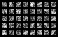

Write the Python code that produced this figure.

from __future__ import print_function
import argparse
import numpy as np
import torch
import torch.nn as nn
import torch.nn.functional as F
import torch.optim as optim
from torchvision import datasets, transforms
from torchvision.utils import save_image, make_grid
from sklearn.metrics import confusion_matrix

# from einops import rearrange, reduce
import matplotlib.pyplot as plt

def hello_world():
    print("Hello World")

# DESCRIBing THE CNN ARCHITECTURE 
class CNN(nn.Module):
    def __init__(self):
        super(CNN, self).__init__()
        self.conv1 = nn.Conv2d(1, 40, 5, 1)
        self.conv2 = nn.Conv2d(40, 80, 5, 1)
        self.fc1 = nn.Linear(4*4*80, 500)
        self.fc2 = nn.Linear(500, 10)

    def forward(self, x):
        x = F.relu(self.conv1(x))
        x = F.max_pool2d(x, 2, 2)
        x = F.relu(self.conv2(x))
        x = F.max_pool2d(x, 2, 2)
        x = x.view(-1,4*4*80)
        x = F.relu(self.fc1(x))
        x = self.fc2(x)

        return F.log_softmax(x, dim=1)

def train(args, model, device, train_loader, optimizer, epoch):

    # ANNOTATION 1: Enter train mode
    model.train()
    train_loss = 0

    # ANNOTATION 2: Iterate over batches
    for batch_idx, (data, target) in enumerate(train_loader):
        data, target = data.to(device), target.to(device)

        # ANNOTATION 3: Reset gradients
        optimizer.zero_grad()
        output = model(data)

        # ANNOTATION 4: Calculate the loss
        loss = F.nll_loss(output, target)
        loss.backward()
        optimizer.step()

        train_loss += loss.item()

        if batch_idx % args.log_interval == 0:
            print('\rTrain Epoch: {} [{}/{} ({:.0f}%)]\tLoss: {:.6f}'.format(
                epoch, batch_idx * len(data), len(train_loader.dataset),
                100. * batch_idx / len(train_loader), loss.item()), end='')

    train_loss /= len(train_loader)
    print(f"\rTrain Epoch: {epoch: 3} \t| Train set: Average loss: {train_loss:.4f}{' '*50}")

def test(args, model, device, test_loader, epoch):

    model.eval()
    test_loss = 0
    correct = 0

    # stop tracking gradients
    with torch.no_grad():
        for data, target in test_loader:
            data, target = data.to(device), target.to(device)
            output = model(data)
            test_loss += F.nll_loss(output, target, reduction='sum').item() # sum up batch loss
            pred = output.argmax(dim=1, keepdim=True) # get the index of the max log-probability
            correct += pred.eq(target.view_as(pred)).sum().item()

    test_loss /= len(test_loader.dataset)

    print('Test set: Average loss: {:.4f}, Accuracy: {}/{} ({:.0f}%)\n'.format(
        test_loss, correct, len(test_loader.dataset),
        100. * correct / len(test_loader.dataset)))

    #############################################
    # TODO: on final epoch, extract filters from model.conv1 and save them 
    # as an image. 
    # you can use the "save_image" function for this
    # get samples
    #############################################


    # fill in code here  
    #on final epoch, extract filters from model.conv1 and save them
    #as an image. you can use the "save_image" function for this
    #get samples
    if epoch == args.epochs:
        #get samples
        samples = model.conv1.weight.data.cpu()
        #save samples
        save_image(samples, 'prob4_CNN.png', nrow=8, normalize=True, range=(-1,1))
            
    #############################################

    if epoch == args.epochs:
        #create confusion_matrix
        predictions = []
        for data, target in test_loader:
            data, target = data.to(device), target.to(device)
            output = model(data)
            pred = output.argmax(dim=1, keepdim=True)
            predictions.append(pred.cpu().numpy())
        predictions = np.concatenate(predictions)
        #get targets
        targets = []
        for data, target in test_loader:
            targets.append(target.cpu().numpy())
        targets = np.concatenate(targets)

        cm = confusion_matrix(targets, predictions)

        #plot confusion matrix
        plt.figure(figsize=(10,10))
        plt.imshow(cm, cmap='Blues')
        plt.xlabel('Predicted')
        plt.ylabel('Actual')
        plt.xticks(np.arange(10))
        plt.yticks(np.arange(10))
        plt.title('Confusion Matrix')
        plt.savefig('prob4_confusion_matrix.png')
        #plt.show()
    




def main():
    # Training settings
    parser = argparse.ArgumentParser(description='PyTorch MNIST Example')
    parser.add_argument('--batch-size', type=int, default=64, metavar='N',
                        help='input batch size for training (default: 64)')
    parser.add_argument('--test-batch-size', type=int, default=1000, metavar='N',
                        help='input batch size for testing (default: 1000)')
    parser.add_argument('--epochs', type=int, default=5, metavar='N',
                        help='number of epochs to train (default: 5)')
    parser.add_argument('--lr', type=float, default=0.01, metavar='LR',
                        help='learning rate (default: 0.01)')
    parser.add_argument('--momentum', type=float, default=0.5, metavar='M',
                        help='SGD momentum (default: 0.5)')
    parser.add_argument('--no-cuda', action='store_true', default=False,
                        help='disables CUDA training')
    parser.add_argument('--seed', type=int, default=1, metavar='S',
                        help='random seed (default: 1)')
    parser.add_argument('--log-interval', type=int, default=10, metavar='N',
                        help='how many batches to wait before logging training status')

    parser.add_argument('--save-model', action='store_true', default=True,
                        help='For Saving the current Model')
    args = parser.parse_args()
    use_cuda = not args.no_cuda and torch.cuda.is_available()

    torch.manual_seed(args.seed)

    device = torch.device("cuda" if use_cuda else "cpu")

    kwargs = {'num_workers': 1, 'pin_memory': True} if use_cuda else {}

    # Download the MNIST dataset
    mnist_trainset = datasets.MNIST(root='./data', train=True, download=True, transform=None)
    mnist_testset = datasets.MNIST(root='./data', train=False, download=True, transform=None)

    # training data
    ntrain = 60000
    train_data = (mnist_trainset.data.to(dtype=torch.float32)[:ntrain]/255).view(-1, 1, 28, 28)
    train_labels = mnist_trainset.targets.to(dtype=torch.long)[:ntrain]

    # testing data
    ntest = 2000
    test_data = (mnist_testset.data.to(dtype=torch.float32)[:ntest]/255).view(-1, 1, 28, 28)
    test_labels = mnist_testset.targets.to(dtype=torch.long)[:ntest]

    # Load into torch datasets
    train_dataset = torch.utils.data.TensorDataset(train_data, train_labels)
    test_dataset = torch.utils.data.TensorDataset(test_data, test_labels)

    train_loader = torch.utils.data.DataLoader(
        train_dataset, batch_size=args.batch_size, shuffle=True, **kwargs
    )

    test_loader = torch.utils.data.DataLoader(
        test_dataset, batch_size=args.test_batch_size, shuffle=True, **kwargs
    )

    model = CNN().to(device)

    # ANNOTATION 6
    optimizer = optim.SGD(model.parameters(), lr=args.lr, momentum=args.momentum)

    
    for epoch in range(1, args.epochs + 1):
        train(args, model, device, train_loader, optimizer, epoch)
        test(args, model, device, test_loader, epoch)

    if (args.save_model):
        torch.save(model.state_dict(),"mnist_cnn.pt")


if __name__ == '__main__':
    main()
